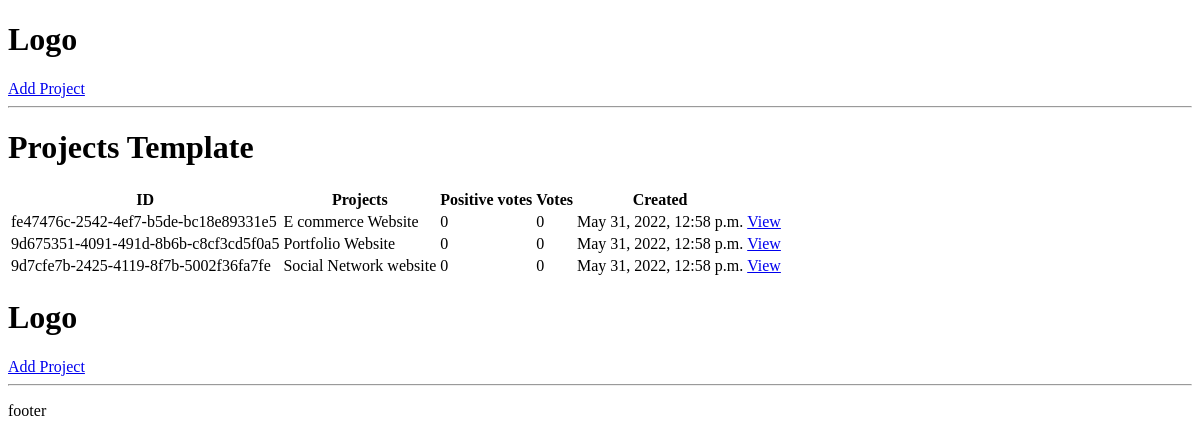
Before: / with the older database file.
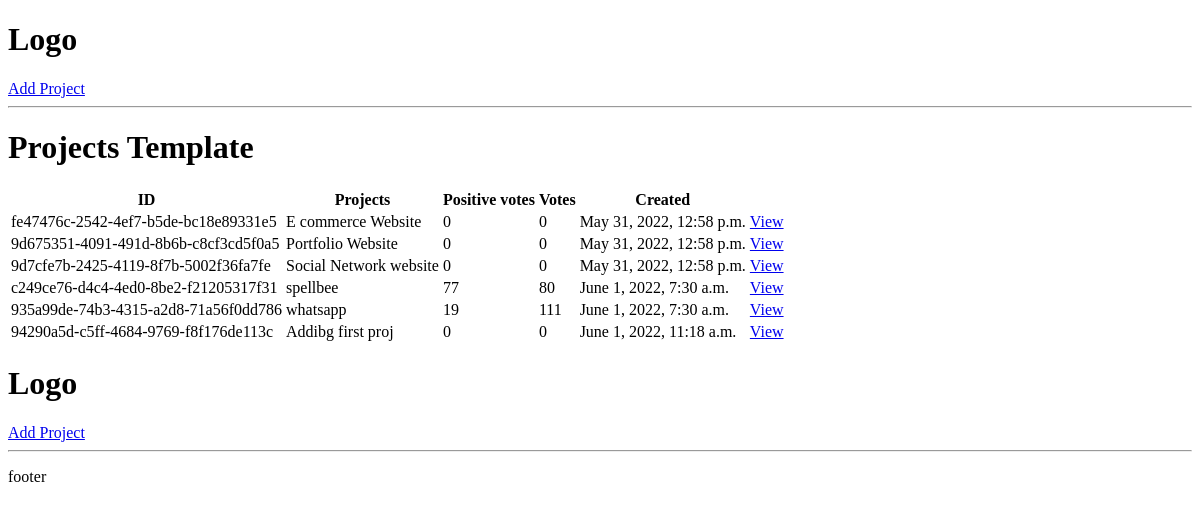
After: the same page with the newer database file.
### projects/models.py (models this page shows, shortened)
class Project(models.Model):
    title = models.CharField(max_length=200)
    description = models.TextField(null=True, blank=True)
    demo_link = models.CharField(max_length=2000, null=True, blank=True)
    source_link = models.CharField(max_length=2000, null=True, blank=True)
    tags = models.ManyToManyField('Tag', blank=True)
    vote_total = models.IntegerField(default=0, null=True, blank=True)
    vote_ratio = models.IntegerField(default=0, null=True, blank=True)
    created = models.DateTimeField(auto_now_add=True)
    id = models.UUIDField(default=uuid.uuid4, unique=True,
                          primary_key=True, editable=False)

### projects/views.py (the view)
# urls.py: path('', include('projects.urls'))
def projects(request):
    projectsObj = Project.objects.all()
    return render(request, 'projects/projects.html', {'projectsObj': projectsObj})

### projects/templates/projects/projects.html
{% extends 'main.html' %}
{% block content %}
<h1>Projects Template</h1>
<table>
    <tr>
        <th>ID</th>
        <th>Projects</th>
        <th>Positive votes</th>
        <th>Votes</th>
        <th>Created</th>
    </tr>
    {% for project in projectsObj %}
    <tr>
        <td>{{project.id}}</td>
        <td>{{project.title}}</td>
        <td>{{project.vote_ratio}}</td>
        <td>{{project.vote_total}}</td>
        <td>{{project.created}}</td>
        <td ><a href="{% url 'project' project.id %}">View</a></td>
    </tr>
    {% endfor %}
</table>
{% include 'navbar.html' %}
{% endblock content %}

### templates/main.html (shortened to what this page needs)
<!DOCTYPE html>
<head>
</head>
<body>
    {% include 'navbar.html' %}
    {% block content %}
    {% endblock content %}
    <p>footer</p>
</body>
</html>

### templates/navbar.html
<h1>Logo</h1>
<a href="{% url 'create-project' %}" >Add Project</a>
<hr>

Changed rows visible on the page:
added Project: id "c249ce76-d4c4-4ed0-8be2-f21205317f31", title "spellbee", vote_ratio "77", vote_total "80", created "June 1, 2022, 7:30 a.m."
added Project: id "935a99de-74b3-4315-a2d8-71a56f0dd786", title "whatsapp", vote_ratio "19", vote_total "111", created "June 1, 2022, 7:30 a.m."
added Project: id "94290a5d-c5ff-4684-9769-f8f176de113c", title "Addibg first proj", vote_ratio "0", vote_total "0", created "June 1, 2022, 11:18 a.m."
